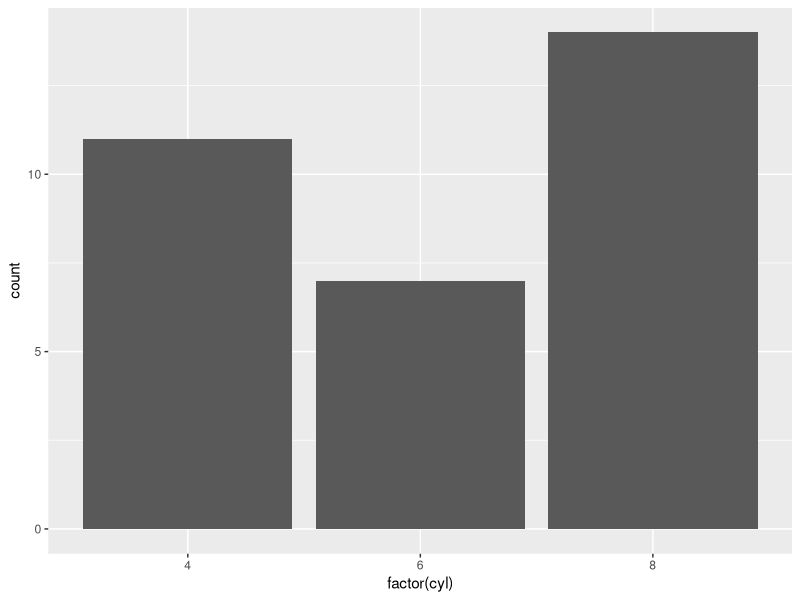
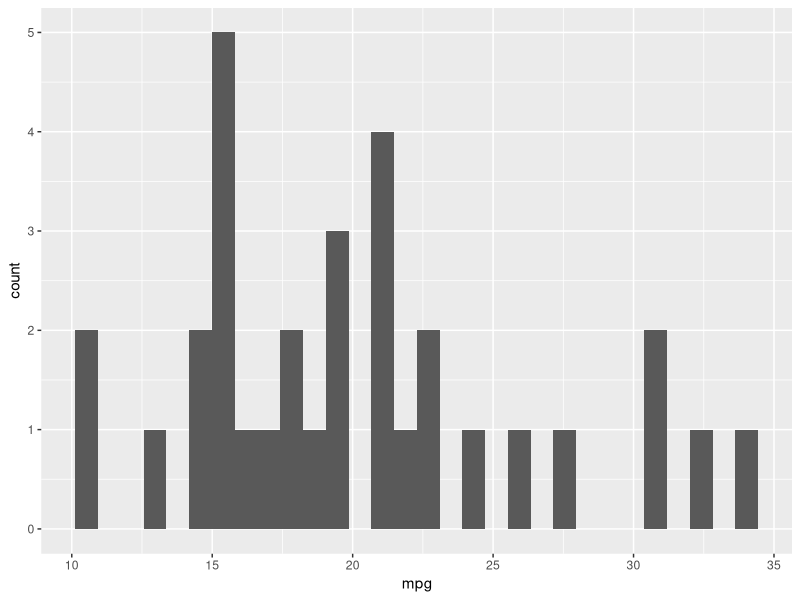
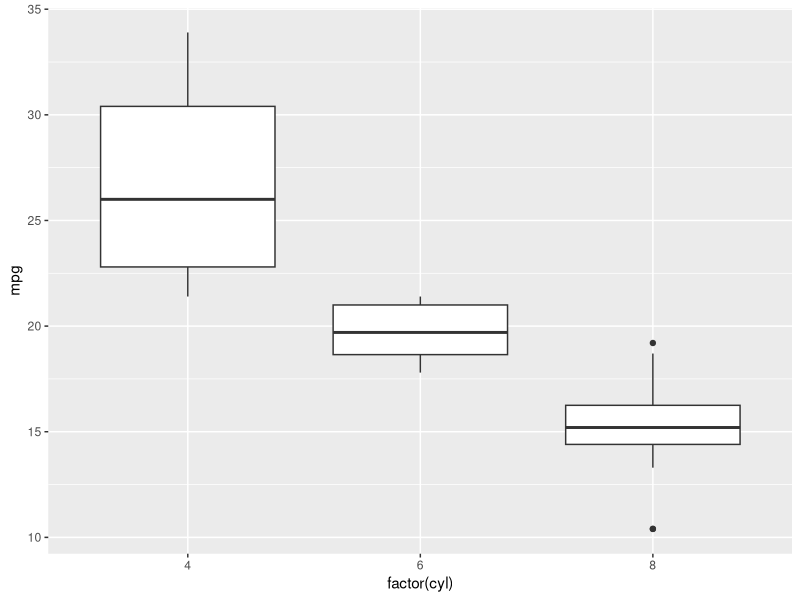
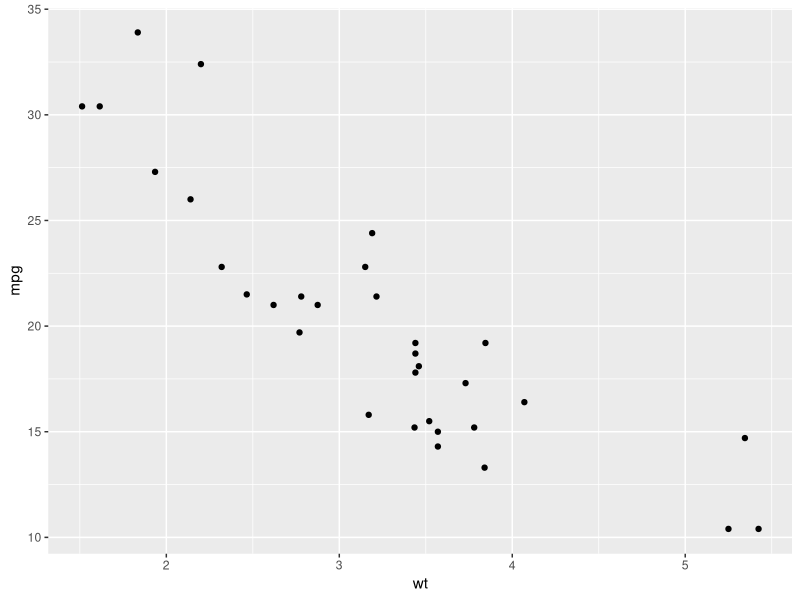
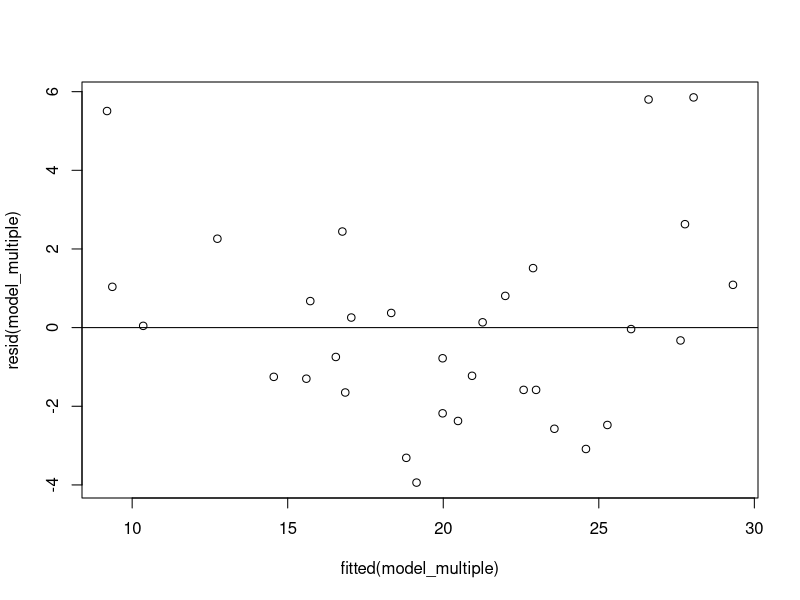
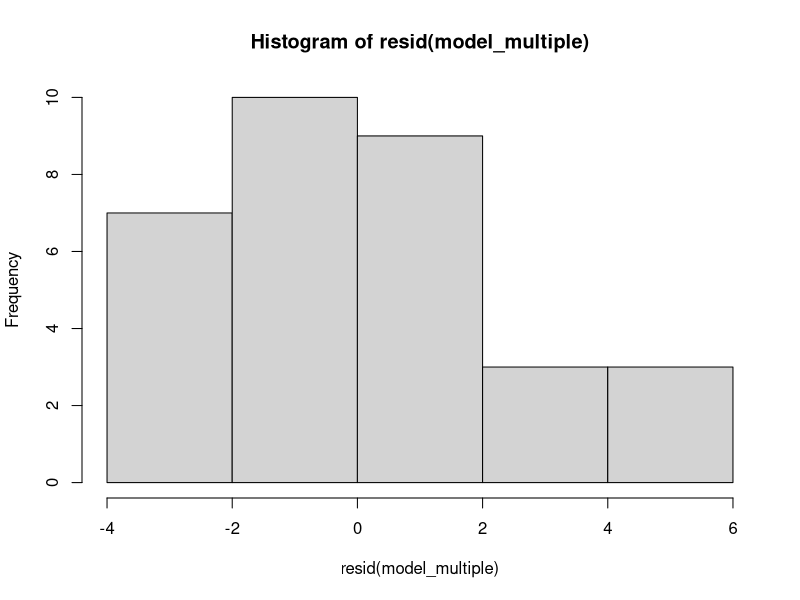

Source code (R) for these figures, in order:
## ---- chunk 1
rm(list=ls())
options("error") 
options(lifecycle_disable_verbose_retirement = TRUE)

## ---- chunk 2
library(tidyverse)
## ---- chunk 3
data(mtcars)
## ---- chunk 4
cars <- mtcars
## ---- chunk 5
# Use the code below if the dataset is a CSV file
#mass_shootings <- read_csv("mass_shootings.csv")
## ---- chunk 6

## ---- chunk 7
# Data cleaning and recoding
cars <-
  cars %>%
  mutate(
    transmission = ifelse(am == 1, "Manual", "Automatic")
  )
## ---- chunk 8
# Examine variable types and classes
class(cars$mpg)
class(cars$cyl)
class(cars$transmission)
## ---- chunk 9
# Descriptive statistics
cars %>%
  summarise(
    mean = mean(mpg),
    median = median(mpg),
    sd = sd(mpg),
    min = min(mpg),
    max = max(mpg),
    IQR = IQR(mpg)
  )
## ---- chunk 10
# Frequency and percentage table
cars %>%
  count(cyl) %>%
  mutate(percent = (n / sum(n)) * 100)
## ---- chunk 11
# Cross-tabulation
table(cars$cyl, cars$transmission)
## ---- chunk 12
# Bar graph
ggplot(cars, aes(x = factor(cyl))) +
  geom_bar()
## ---- chunk 13
# Histogram
ggplot(cars, aes(x = mpg)) +
  geom_histogram()
## ---- chunk 14
# Boxplot
ggplot(cars, aes(x = factor(cyl), y = mpg)) +
  geom_boxplot()
## ---- chunk 15
# Scatterplot
ggplot(cars, aes(x = wt, y = mpg)) +
  geom_point()
## ---- chunk 16
# Compare groups
cars %>%
  group_by(cyl) %>%
  summarise(mean_mpg = mean(mpg))
## ---- chunk 17
# Create binary/dummy variable
cars <-
  cars %>%
  mutate(
    manual_d = ifelse(am == 1, 1, 0)
  )

# Reference group: Automatic
## ---- chunk 18
# Correlation
cor(cars$wt, cars$mpg)
## ---- chunk 19
# Simple OLS regression
model_simple <- lm(
  mpg ~ wt,
  data = cars
)

summary(model_simple)
## ---- chunk 20
# Multiple OLS regression
model_multiple <- lm(
  mpg ~ wt + hp,
  data = cars
)

summary(model_multiple)
## ---- chunk 21
# Regression coefficients and statistical significance
summary(model_multiple)$coefficients
## ---- chunk 22
# Model fit
summary(model_multiple)$r.squared
summary(model_multiple)$adj.r.squared
## ---- chunk 23
# Residual plot
plot(
  fitted(model_multiple),
  resid(model_multiple)
)
abline(h = 0)
## ---- chunk 24
# Histogram of residuals
hist(resid(model_multiple))
